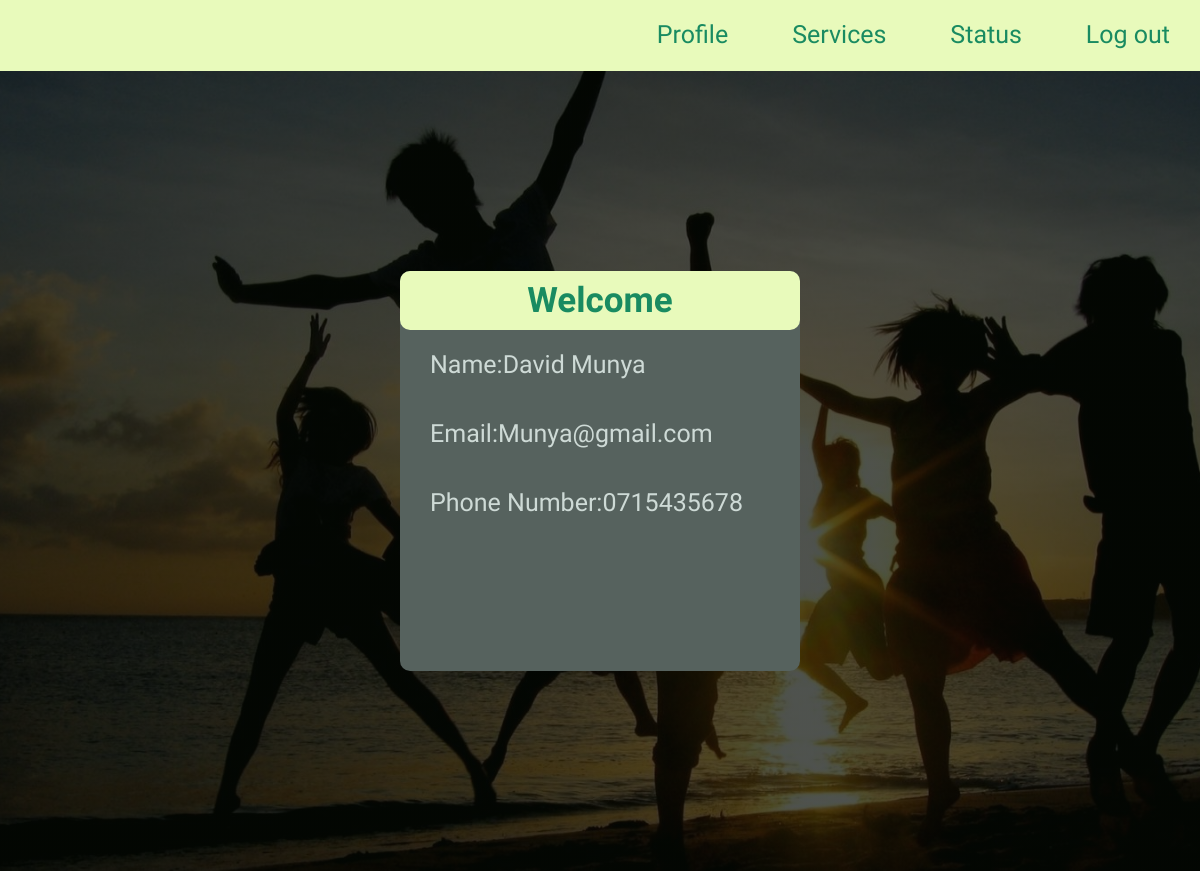
The page /Customer/profile.php (signed in) on the database its author committed.
### tables this page shows
CREATE TABLE `customers` (
  `id` int(11) NOT NULL,
  `customer_name` varchar(128) NOT NULL,
  `customer_email` varchar(64) NOT NULL,
  `phone_number` varchar(16) NOT NULL,
  `customer_password` varchar(255) NOT NULL
);

### Customer/profile.php (the view, shortened to what this page needs)
<?php
include_once 'header.php';
?>
 <section class="header">
 <div class="container">
        <div class="flex-container1">
          <h2>Welcome</h2>
        </div>
       <?php
       include_once '../Login/connection.php';
       if( isset($_SESSION["customer_id"]))
       {
       $customer_id = $_SESSION["customer_id"];
       $query1 = "SELECT customer_name, customer_email, phone_number FROM customers WHERE id = '$customer_id';";
       $query_run = mysqli_query($con, $query1);
       $row =  mysqli_fetch_assoc($query_run);
       ?>
          <ul>
            <li>Name:<?= $row["customer_name"]?></li>
            <li>Email:<?= $row["customer_email"]?></li>
            <li>Phone Number:<?= $row["phone_number"] ?></li>
          </ul>
          <?php
       }
     ?>
    </section>
  </body>
</html>

### Customer/header.css (style rules this page uses)
* { margin: 0; padding: 0; font-family: "Arima Madurai", cursive; font-family: "Katibeh", cursive; }
.header { min-height: 100vh; width: 100%; background-image: linear-gradient(rgba(4, 9, 3, 0.7), rgba(4, 9, 3, 0.7)), url(background.jpg); background-position: center; background-size: cover; display: flex; justify-content: center; align-items: center; }
.flex-container1 { text-align: center; flex: 1; background-color: rgb(232, 250, 187); border-radius: 10px; padding: 9px 12px; margin: 0%; }
.flex-container1 h2 { color: rgb(25, 139, 97); font-size: 35px; }
.container { width: 400px; min-height: 400px; background: rgb(86, 98, 94); border-radius: 10px; justify-content: center; align-items: center; }
.container ul li { list-style: none; display: inline-block; padding: 20px 30px; position: relative; color: rgb(206, 218, 214); text-decoration: none; font-size: 25px; }

### rows shown on the page
customers: customer_name "David Munya", customer_email "Munya@gmail.com", phone_number "0715435678"
